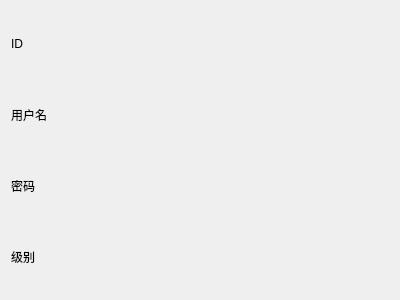
<?xml version="1.0" encoding="UTF-8"?>
<ui version="4.0">
 <class>Personal_infomation</class>
 <widget class="QDialog" name="Personal_infomation">
  <property name="geometry">
   <rect>
    <x>0</x>
    <y>0</y>
    <width>400</width>
    <height>300</height>
   </rect>
  </property>
  <property name="windowTitle">
   <string>Dialog</string>
  </property>
  <layout class="QGridLayout" name="gridLayout_2">
   <item row="0" column="0">
    <layout class="QGridLayout" name="gridLayout">
     <item row="0" column="1">
      <widget class="QLabel" name="id">
       <property name="text">
        <string/>
       </property>
      </widget>
     </item>
     <item row="1" column="0">
      <widget class="QLabel" name="label_2">
       <property name="text">
        <string>用户名</string>
       </property>
      </widget>
     </item>
     <item row="0" column="0">
      <widget class="QLabel" name="label">
       <property name="text">
        <string>ID</string>
       </property>
      </widget>
     </item>
     <item row="2" column="0">
      <widget class="QLabel" name="label_3">
       <property name="text">
        <string>密码</string>
       </property>
      </widget>
     </item>
     <item row="3" column="0">
      <widget class="QLabel" name="label_4">
       <property name="text">
        <string>级别</string>
       </property>
      </widget>
     </item>
     <item row="1" column="1">
      <widget class="QLabel" name="username">
       <property name="text">
        <string/>
       </property>
      </widget>
     </item>
     <item row="2" column="1">
      <widget class="QLabel" name="password">
       <property name="text">
        <string/>
       </property>
      </widget>
     </item>
     <item row="3" column="1">
      <widget class="QLabel" name="level">
       <property name="text">
        <string/>
       </property>
      </widget>
     </item>
    </layout>
   </item>
  </layout>
 </widget>
 <resources/>
 <connections/>
</ui>
